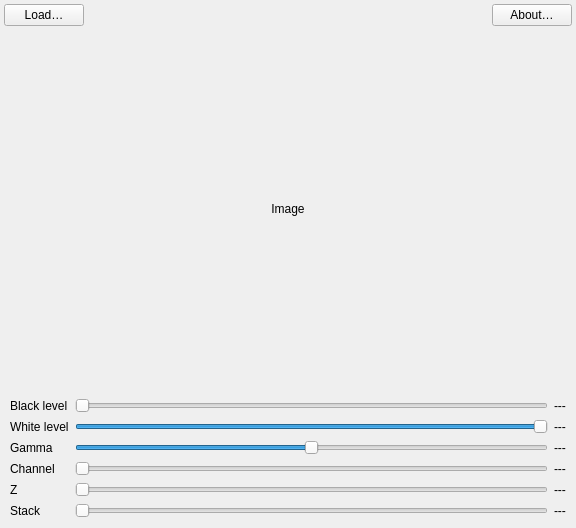
<?xml version="1.0" encoding="UTF-8"?>
<ui version="4.0">
 <class>MainWindow</class>
 <widget class="QWidget" name="MainWindow">
  <property name="geometry">
   <rect>
    <x>0</x>
    <y>0</y>
    <width>576</width>
    <height>528</height>
   </rect>
  </property>
  <property name="windowTitle">
   <string>SLDY explorer</string>
  </property>
  <layout class="QVBoxLayout" name="verticalLayout">
   <property name="leftMargin">
    <number>4</number>
   </property>
   <property name="topMargin">
    <number>4</number>
   </property>
   <property name="rightMargin">
    <number>4</number>
   </property>
   <property name="bottomMargin">
    <number>4</number>
   </property>
   <item>
    <widget class="QWidget" name="widget_2" native="true">
     <layout class="QHBoxLayout" name="horizontalLayout">
      <property name="leftMargin">
       <number>0</number>
      </property>
      <property name="topMargin">
       <number>0</number>
      </property>
      <property name="rightMargin">
       <number>0</number>
      </property>
      <property name="bottomMargin">
       <number>0</number>
      </property>
      <item>
       <widget class="QPushButton" name="pushButton">
        <property name="text">
         <string>Load…</string>
        </property>
       </widget>
      </item>
      <item>
       <spacer name="horizontalSpacer">
        <property name="orientation">
         <enum>Qt::Horizontal</enum>
        </property>
        <property name="sizeHint" stdset="0">
         <size>
          <width>40</width>
          <height>20</height>
         </size>
        </property>
       </spacer>
      </item>
      <item>
       <widget class="QPushButton" name="pushButton_2">
        <property name="text">
         <string>About…</string>
        </property>
       </widget>
      </item>
     </layout>
    </widget>
   </item>
   <item>
    <widget class="QLabel" name="image">
     <property name="sizePolicy">
      <sizepolicy hsizetype="MinimumExpanding" vsizetype="MinimumExpanding">
       <horstretch>0</horstretch>
       <verstretch>0</verstretch>
      </sizepolicy>
     </property>
     <property name="text">
      <string>Image</string>
     </property>
     <property name="alignment">
      <set>Qt::AlignCenter</set>
     </property>
    </widget>
   </item>
   <item>
    <widget class="QWidget" name="widget" native="true">
     <layout class="QGridLayout" name="gridLayout">
      <property name="leftMargin">
       <number>6</number>
      </property>
      <property name="topMargin">
       <number>6</number>
      </property>
      <property name="rightMargin">
       <number>6</number>
      </property>
      <property name="bottomMargin">
       <number>6</number>
      </property>
      <property name="verticalSpacing">
       <number>6</number>
      </property>
      <item row="0" column="0">
       <widget class="QLabel" name="lblk">
        <property name="text">
         <string>Black level</string>
        </property>
       </widget>
      </item>
      <item row="0" column="1">
       <widget class="QSlider" name="black">
        <property name="maximum">
         <number>255</number>
        </property>
        <property name="orientation">
         <enum>Qt::Horizontal</enum>
        </property>
       </widget>
      </item>
      <item row="0" column="2">
       <widget class="QLabel" name="iblack">
        <property name="text">
         <string>---</string>
        </property>
       </widget>
      </item>
      <item row="1" column="0">
       <widget class="QLabel" name="label_2">
        <property name="text">
         <string>White level</string>
        </property>
       </widget>
      </item>
      <item row="1" column="1">
       <widget class="QSlider" name="white">
        <property name="maximum">
         <number>255</number>
        </property>
        <property name="value">
         <number>255</number>
        </property>
        <property name="orientation">
         <enum>Qt::Horizontal</enum>
        </property>
       </widget>
      </item>
      <item row="1" column="2">
       <widget class="QLabel" name="iwhite">
        <property name="text">
         <string>---</string>
        </property>
       </widget>
      </item>
      <item row="2" column="0">
       <widget class="QLabel" name="label_3">
        <property name="text">
         <string>Gamma</string>
        </property>
       </widget>
      </item>
      <item row="2" column="1">
       <widget class="QSlider" name="gamma">
        <property name="minimum">
         <number>-100</number>
        </property>
        <property name="maximum">
         <number>100</number>
        </property>
        <property name="orientation">
         <enum>Qt::Horizontal</enum>
        </property>
       </widget>
      </item>
      <item row="2" column="2">
       <widget class="QLabel" name="igamma">
        <property name="text">
         <string>---</string>
        </property>
       </widget>
      </item>
      <item row="3" column="0">
       <widget class="QLabel" name="label_4">
        <property name="text">
         <string>Channel</string>
        </property>
       </widget>
      </item>
      <item row="3" column="1">
       <widget class="QSlider" name="channel">
        <property name="minimum">
         <number>0</number>
        </property>
        <property name="maximum">
         <number>4</number>
        </property>
        <property name="pageStep">
         <number>1</number>
        </property>
        <property name="orientation">
         <enum>Qt::Horizontal</enum>
        </property>
       </widget>
      </item>
      <item row="3" column="2">
       <widget class="QLabel" name="ichannel">
        <property name="text">
         <string>---</string>
        </property>
       </widget>
      </item>
      <item row="4" column="0">
       <widget class="QLabel" name="label_5">
        <property name="text">
         <string>Z</string>
        </property>
       </widget>
      </item>
      <item row="4" column="1">
       <widget class="QSlider" name="z">
        <property name="orientation">
         <enum>Qt::Horizontal</enum>
        </property>
       </widget>
      </item>
      <item row="4" column="2">
       <widget class="QLabel" name="iz">
        <property name="text">
         <string>---</string>
        </property>
       </widget>
      </item>
      <item row="5" column="0">
       <widget class="QLabel" name="label_11">
        <property name="text">
         <string>Stack</string>
        </property>
       </widget>
      </item>
      <item row="5" column="1">
       <widget class="QSlider" name="time">
        <property name="pageStep">
         <number>1</number>
        </property>
        <property name="orientation">
         <enum>Qt::Horizontal</enum>
        </property>
       </widget>
      </item>
      <item row="5" column="2">
       <widget class="QLabel" name="itime">
        <property name="text">
         <string>---</string>
        </property>
       </widget>
      </item>
     </layout>
    </widget>
   </item>
  </layout>
 </widget>
 <resources/>
 <connections>
  <connection>
   <sender>black</sender>
   <signal>valueChanged(int)</signal>
   <receiver>MainWindow</receiver>
   <slot>moveSlider()</slot>
   <hints>
    <hint type="sourcelabel">
     <x>109</x>
     <y>388</y>
    </hint>
    <hint type="destinationlabel">
     <x>2</x>
     <y>375</y>
    </hint>
   </hints>
  </connection>
  <connection>
   <sender>white</sender>
   <signal>valueChanged(int)</signal>
   <receiver>MainWindow</receiver>
   <slot>moveSlider()</slot>
   <hints>
    <hint type="sourcelabel">
     <x>146</x>
     <y>413</y>
    </hint>
    <hint type="destinationlabel">
     <x>1</x>
     <y>409</y>
    </hint>
   </hints>
  </connection>
  <connection>
   <sender>gamma</sender>
   <signal>valueChanged(int)</signal>
   <receiver>MainWindow</receiver>
   <slot>moveSlider()</slot>
   <hints>
    <hint type="sourcelabel">
     <x>245</x>
     <y>435</y>
    </hint>
    <hint type="destinationlabel">
     <x>4</x>
     <y>447</y>
    </hint>
   </hints>
  </connection>
  <connection>
   <sender>channel</sender>
   <signal>valueChanged(int)</signal>
   <receiver>MainWindow</receiver>
   <slot>moveSlider()</slot>
   <hints>
    <hint type="sourcelabel">
     <x>172</x>
     <y>463</y>
    </hint>
    <hint type="destinationlabel">
     <x>4</x>
     <y>485</y>
    </hint>
   </hints>
  </connection>
  <connection>
   <sender>z</sender>
   <signal>valueChanged(int)</signal>
   <receiver>MainWindow</receiver>
   <slot>moveSlider()</slot>
   <hints>
    <hint type="sourcelabel">
     <x>197</x>
     <y>484</y>
    </hint>
    <hint type="destinationlabel">
     <x>3</x>
     <y>516</y>
    </hint>
   </hints>
  </connection>
  <connection>
   <sender>time</sender>
   <signal>valueChanged(int)</signal>
   <receiver>MainWindow</receiver>
   <slot>moveSlider()</slot>
   <hints>
    <hint type="sourcelabel">
     <x>262</x>
     <y>505</y>
    </hint>
    <hint type="destinationlabel">
     <x>122</x>
     <y>522</y>
    </hint>
   </hints>
  </connection>
  <connection>
   <sender>pushButton</sender>
   <signal>clicked()</signal>
   <receiver>MainWindow</receiver>
   <slot>load()</slot>
   <hints>
    <hint type="sourcelabel">
     <x>29</x>
     <y>16</y>
    </hint>
    <hint type="destinationlabel">
     <x>576</x>
     <y>94</y>
    </hint>
   </hints>
  </connection>
  <connection>
   <sender>pushButton_2</sender>
   <signal>clicked()</signal>
   <receiver>MainWindow</receiver>
   <slot>about()</slot>
   <hints>
    <hint type="sourcelabel">
     <x>530</x>
     <y>19</y>
    </hint>
    <hint type="destinationlabel">
     <x>574</x>
     <y>196</y>
    </hint>
   </hints>
  </connection>
 </connections>
 <slots>
  <slot>moveSlider()</slot>
  <slot>load()</slot>
  <slot>about()</slot>
 </slots>
</ui>
